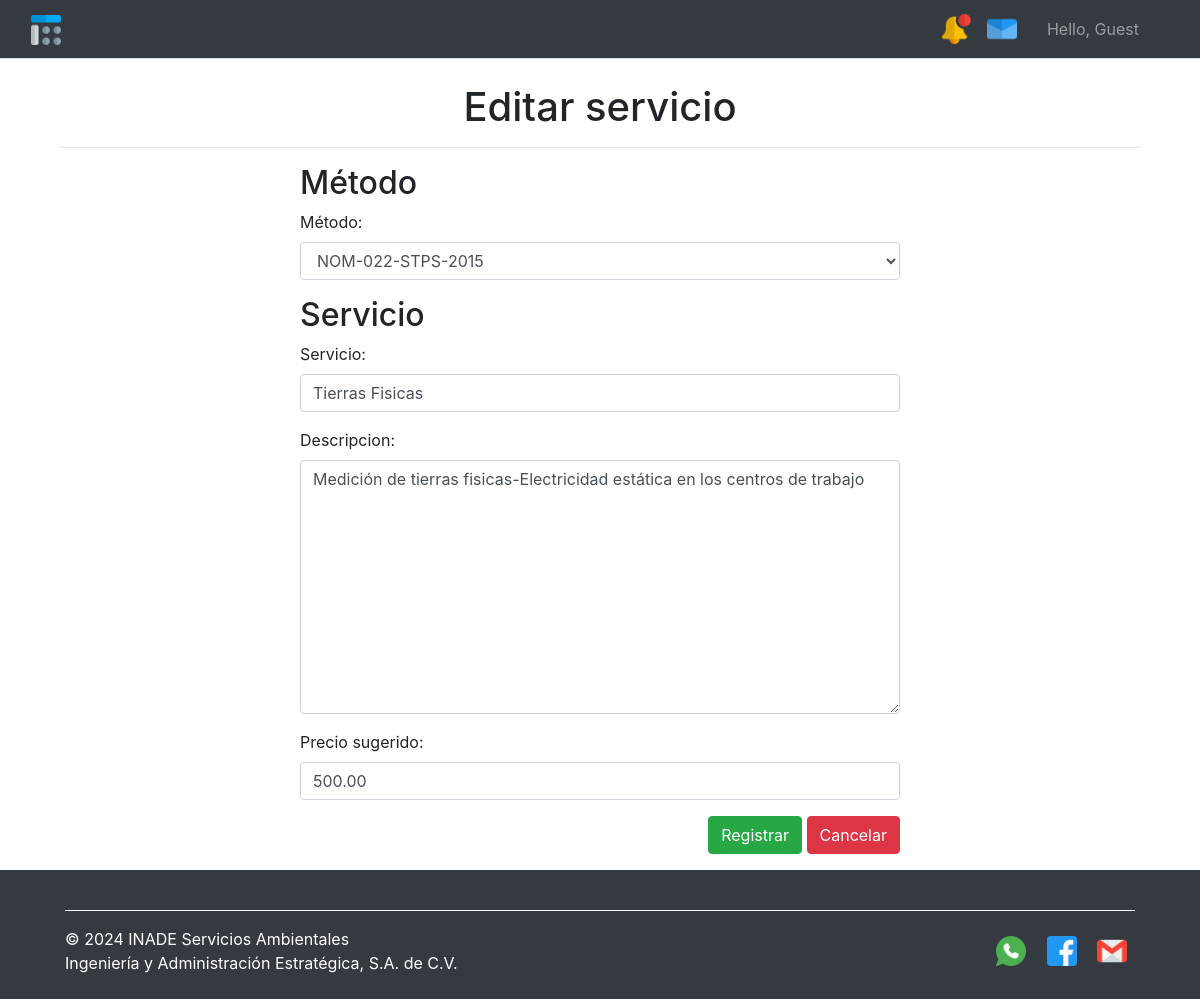
Page /servicio/5/edit/ on the earlier database version.
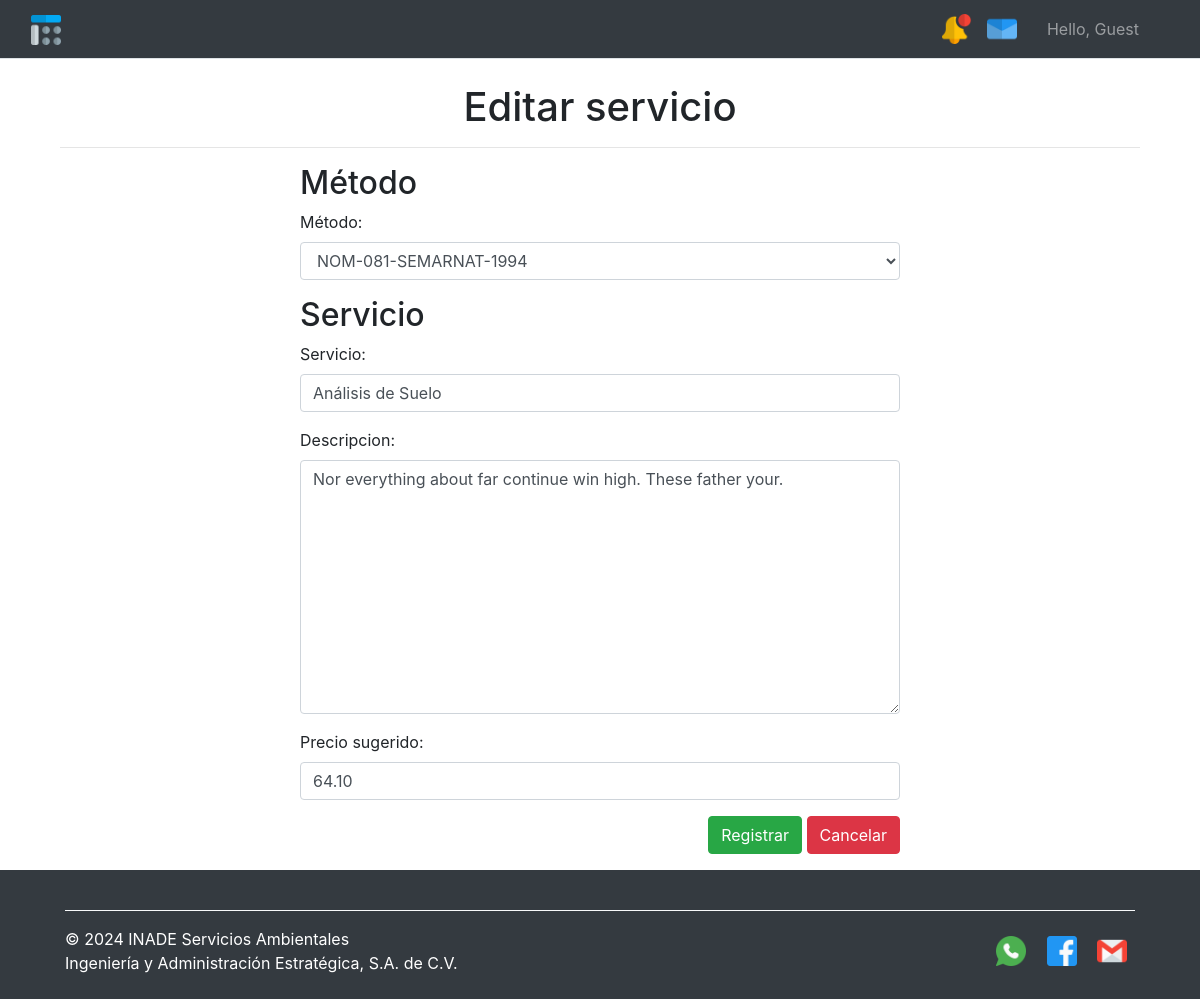
Same page on the later database version.
### accounts/models.py (models this page shows, shortened)
class Servicio(models.Model):
    servicio = models.CharField(max_length=50)# REPRESENTA EL NOMBRE DEL SERVICIO
    descripcion = models.TextField()#MUESTRA UNA DESCRIPCION DEL SERVICIO
    precio_sugerido = models.DecimalField(max_digits=10, decimal_places=2)
    metodo = models.ForeignKey(Metodo, on_delete=models.CASCADE)

class Metodo(models.Model):
    nombre = models.CharField(max_length=100)# REPRESENNTA EL METODO
    leyenda = models.TextField(default="Leyenda predeterminada")# MUESTRA UNA DESCRIPCION DE LA NORMA

### accounts/vistas/views_servicios.py (the view)
# urls.py: path('servicio/<int:pk>/edit/',views_servicios.servicio_edit,name='servicio_edit'),
def servicio_edit(request, pk):
    servicio = get_object_or_404(Servicio, pk=pk)
    if request.method == 'POST':
        servicio_form = ServicioForm(request.POST, instance=servicio)
        if servicio_form.is_valid():
            servicio_form.save()
            return redirect('servicios_list')
    else:
        servicio_form = ServicioForm(instance=servicio)
        metodo_form = MetodoForm()
    return render(request, 'accounts/servicios/servicios_editar.html', {
        'servicio_form': servicio_form,
        'metodo_form': metodo_form,
        'metodos': Metodo.objects.all(),
        'servicio': servicio,
    })

### accounts/forms.py
class ServicioForm(forms.ModelForm):
    class Meta:
        model = Servicio
        fields = ['servicio', 'descripcion', 'precio_sugerido']
        widgets = {
            'servicio': forms.TextInput(attrs={'class': 'form-control', 'placeholder': 'Nombre del servicio o concepto'}),
            'descripcion': forms.Textarea(attrs={'class': 'form-control', 'placeholder': 'Descripción del servicio o concepto'}),
            'precio_sugerido': forms.NumberInput(attrs={'class': 'form-control', 'placeholder': 'Precio sugerido'}),
        }

class MetodoForm(forms.ModelForm):
    class Meta:
        model = Metodo
        fields = ['nombre', 'leyenda']
        widgets = {
            'nombre': forms.TextInput(attrs={'class': 'form-control', 'placeholder': 'Nombre del método'}),
            'leyenda': forms.Textarea(attrs={'class': 'form-control', 'placeholder': 'Leyenda descriptiva del método'}),
        }

### accounts/templates/accounts/servicios/servicios_editar.html (shortened to what this page needs)
{% extends 'accounts/base_dashboard.html' %}
{% load static %}
{% block content %}
<div class="container mt-4">
    <h1 class="text-center">Editar servicio</h1>
    <hr />
    <div class="d-flex justify-content-center">
        <form action="{% url 'servicio_update' servicio.id %}" method="post" class="col-md-7" id="servicioForm">
            <div class="row">
                <div class="col-md-12">
                    <h2>Método</h2>
                    <div class="form-group">
                        <label for="metodo_select">Método:</label>
                        <select id="metodo_select" class="form-control" name="metodo">
                            {% for metodo in metodos %}
                            <option value="{{ metodo.id }}" {% if servicio.metodo.id == metodo.id %}selected{% endif %}>{{ metodo.nombre }}</option>
                            {% endfor %}
                        </select>
                    </div>
                    <h2>Servicio</h2>
                    {{ servicio_form.as_p }}
                </div>
            </div>
            <div class="form-group text-right">
                <input type="submit" class="btn btn-success" value="Registrar">
                <input type="button" class="btn btn-danger" value="Cancelar" onclick="location.href='{% url 'servicios_list' %}'">
            </div>
        </form>
    </div>
</div>
{% endblock %}

Differences in the rows shown:
changed Servicio: metodo "NOM-022-STPS-2015" → "NOM-081-SEMARNAT-1994"; servicio "Tierras Fisicas" → "Análisis de Suelo"; descripcion "Medición de tierras fisicas-Electricidad estática en los centros de trabajo" → "Nor everything about far continue win high. These father your."; precio_sugerido "500.00" → "64.10"
